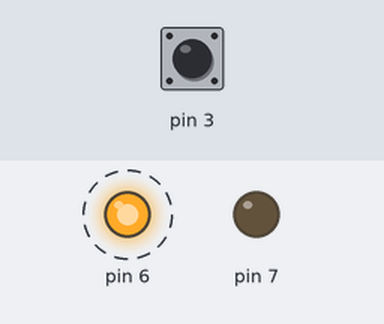
A sketch run on a simulated Arduino Uno, built with avr-gcc and run on an emulated ATmega328P. Parts: output pins drawn as LEDs (lit = HIGH). Dashed ring = blinking. The inputs (shaded band) are chosen by the test bench; at power-on: pin 3 HIGH.

Above: at 4.25 s.
5.1 s: pin 3 pulled LOW for 3.2 s
At 5.1 s:
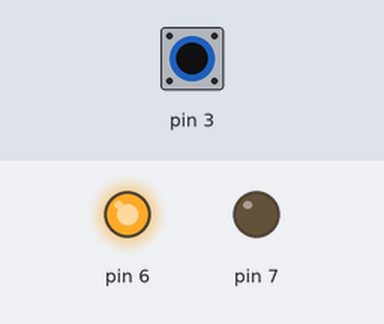
Timing chart, 0 to 16.1 s (numbered marks = the images above; inputs shaded):
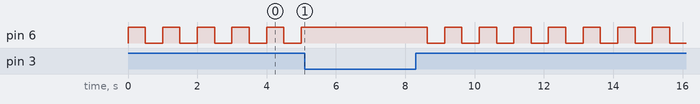

The sketch:

exercicio02_relatorio06.ino
```cpp
ISR(INT0_vect){
// Inverte PD7
PORTD ^= (1 << PD7);
}

ISR(INT1_vect){

PORTD ^= (1 << PD2); // Habilita resistor interno
EICRA ^= (1 << ISC01); // Configura interrupcao por transicao de descida
EIMSK ^= (1 << INT0); // Configura uso do INT0

}

int main (void) {
PORTD |= (1 << PD3); // Habilita resistor interno

EICRA |= (1 << ISC01); // Configura interrupcao por transicao de descida
EIMSK |= (1 << INT1); // Configura uso do INT0
DDRD |= (1 << PD7) | (1 << PD6); // Configura saida

sei(); // Habilita bit de interrupcao global

while(1){
PORTD ^= (1 << PD6);
_delay_ms(500);
}
}
```
